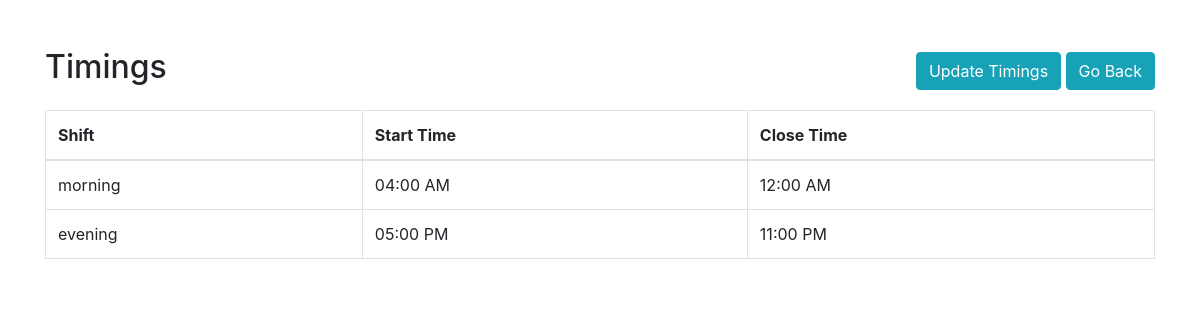
Screenshot of /readTimings.php with the database file from the repository.
### tables this page shows
CREATE TABLE `Timings` (
  `ID` int(11) NOT NULL,
  `Shifts` enum('morning','evening') NOT NULL,
  `CreatedAt` datetime NOT NULL DEFAULT current_timestamp(),
  `CreatedBy` int(11) DEFAULT NULL,
  `startTime` varchar(10) NOT NULL,
  `endTime` varchar(10) NOT NULL
);

### readTimings.php (the view, shortened to what this page needs)
<?php
include 'config.php';
$sql = "SELECT Shifts, startTime, endTime FROM Timings";
$result = $mysqli->query($sql);
?>
<!DOCTYPE html>
<html lang="en">
<head>
    <link href="https://stackpath.bootstrapcdn.com/bootstrap/4.5.2/css/bootstrap.min.css" rel="stylesheet">
</head>
<body>
    <div class="container mt-5">
        <div class="d-flex justify-content-between align-items-center">
            <h2>Timings</h2>
            <div>
            <a href="timings.php" class="btn btn-info">Update Timings</a>
            <a href="adminDashboard.php" class="btn btn-info">Go Back</a>
            </div>
        </div>
        <?php if ($result->num_rows > 0) {
        ?>
            <table class="table table-bordered mt-3">
                <thead>
                    <tr>
                        <th>Shift</th>
                        <th>Start Time</th>
                        <th>Close Time</th>
                    </tr>
                </thead>
                <tbody>
                    <?php
                    while ($row = $result->fetch_assoc()) {
                        $startTime = new DateTime($row['startTime']);
                        $endTime = new DateTime($row['endTime']);
                        $formattedStartTime = $startTime->format('h:i A');
                        $formattedEndTime = $endTime->format('h:i A');
                    ?>
                        <tr>
                            <td><?= $row['Shifts']?></td>
                            <td><?= $formattedStartTime ?></td>
                            <td><?= $formattedEndTime ?></td>
                        </tr>
                    <?php } ?>
                </tbody>
            </table>
        <?php
        } else {
        ?>
            <div class="alert alert-warning mt-3" role="alert">
                Timings will be updated soon.
            </div>
        <?php
        } ?>
    </div>
</body>
</html>

### rows the page displays
timings: Shifts "morning", startTime "04:00 AM", endTime "12:00 AM"
timings: Shifts "evening", startTime "05:00 PM", endTime "11:00 PM"
